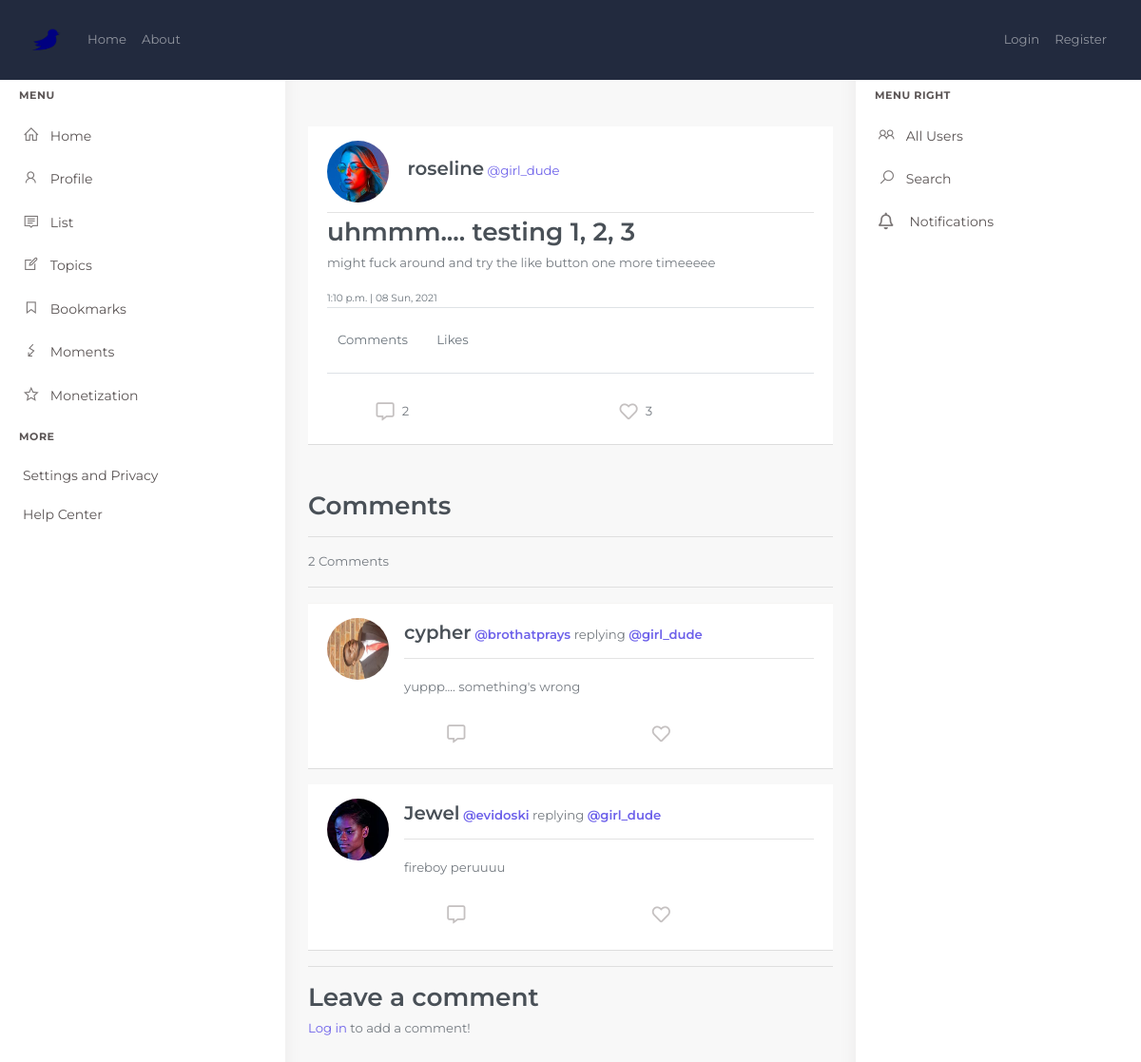
Screenshot of /post/15/ with the database file from the repository.
### blog/models.py (models this page shows, shortened)
class Post(models.Model):
    title = models.CharField(max_length=100)
    content = models.TextField()
    date_posted = models.DateTimeField(default=timezone.now)
    author = models.ForeignKey(User, on_delete=models.CASCADE)
    liked = models.ManyToManyField(Profile, blank=True, related_name='likes')
    objects = models.Manager()
    @property
    def number_of_comments(self):
        return Comment.objects.filter(post=self).count()
    @property
    def num_likes(self):
        return self.liked.all().count()

class Comment(models.Model):
    post = models.ForeignKey(Post, related_name='comments', on_delete=models.CASCADE)
    author = models.ForeignKey(User, on_delete=models.CASCADE)
    content = models.TextField()
    date_added= models.DateTimeField(auto_now_add=True)
    class Meta:
        ordering = ['date_added']

### users/models.py (models this page shows, shortened)
class Profile(models.Model):
    user = models.OneToOneField(User, on_delete=models.CASCADE)
    displayname = models.CharField('Name', default='', max_length=25, blank=True, null=True)
    slug = AutoSlugField(populate_from='user', null=True)
    bio = models.TextField(default='', blank=True, null=True)
    birthday = models.DateField('Birthday', blank=True, null=True)
    image = models.ImageField(default='default.png', upload_to='profile_pics', blank=True, null=True)
    coverimage = models.ImageField(default='default_cover.jpg', upload_to='cover_pics', blank=True, null=True)
    followers = models.ManyToManyField("Profile", blank=True)
    def get_absolute_url(self):
        return "/users/profile/{}".format(self.slug)

### blog/views.py (the view, shortened to what this page needs)
# urls.py: path('post/<int:pk>/', PostDetailView.as_view(), name='post-detail'),
class PostDetailView(DetailView):
    model = Post
    template_name = 'blog/post_detail.html'
    def get_context_data(self, *args, **kwargs):
        context = super().get_context_data(**kwargs)
        likers = Like.objects.filter(post=self.get_object())
        print(likers, "likers")
        context['liker'] = likers
        comments = Comment.objects.filter(post=self.get_object()).order_by('date_added')
        context['comments'] = comments
        return context

### blog/templates/blog/post_detail.html (shortened to what this page needs)
{% extends "blog/base.html" %}
    {% block content %}
    <div class="main-content detail">
      <div class="page-content post">
          <div class="container-fluid">
            <article class="media content-section detail-post">
                  <div class="media-body">
                    <div class="article-metadata">
                      <a href="{{ object.author.profile.get_absolute_url }}">
                        <img class="rounded-circle article-img" alt="{{ object.author }}" src="{{ object.author.profile.image.url }}" />
                      </a>
                      <span class="h4">{{ post.author.profile.displayname }}</span>
                      <a class="mr-2 username" href="{{object.author.profile.get_absolute_url}}"><span>@</span>{{ object.author }}</a>
                        <div class="dropdown float-right position-relative mt-2">
                          <a href="#" class="dropdown-toggle h4 text-muted" data-toggle="dropdown"
                              aria-expanded="false">
                              <i class="fas fa-ellipsis-v"></i>
                          </a>
                      </div>
                    </div>
                    <div class="border-bottom post_detail_section border-sm">
                      <h2 class="article-title">{{ object.title }}</h2>
                      <p class="article-content">{{ object.content }}</p>
                      <small class="text-muted post_detail_time">{{ object.date_posted|time }} <span>|</span> {{ object.date_posted|date:'m D, Y' }}</small>
                    </div>
                    {% if object.number_of_comments == 0 and object.num_likes == 0 %}
                      <div class="border-bottom d-none border-sm py-3 py-lg-4">
                        {% if object.number_of_comments == 0 %}
                          <a class="d-none text-white">{{ object.number_of_comments }} <span class="text-muted">Comment{{ object.number_of_comments|pluralize }}</span></a>
                        {% else %}
                          <a class="mr-3 text-white">{{ object.number_of_comments }} <span class="text-muted">Comment{{ object.number_of_comments|pluralize }}</span></a>
                        {% endif %}
                        {% if object.num_likes == 0 %}
                          <a href="" class="d-none text-white" data-toggle="modal" data-target="#likemodal">{{ object.num_likes }} <span class="text-muted"></span>Like{{ object.num_likes|pluralize }}</a>
                        {% else %}
                          <a href="" class="text-white" data-toggle="modal" data-target="#likemodal">{{ object.num_likes }} <span class="text-muted"></span>Like{{ object.num_likes|pluralize }}</a>
                        {% endif %}
                      </div>
                    {% else %}
                      <div class="border-bottom border-sm py-3 py-lg-4">
                        {% if object.number_of_comments == 0 %}
                          <a class="d-none text-white">{{ object.number_of_comments }} <span class="text-muted">Comment{{ object.number_of_comments|pluralize }}</span></a>
                        {% else %}
                          <a class="mr-3 text-white">{{ object.number_of_comments }} <span class="text-muted">Comment{{ object.number_of_comments|pluralize }}</span></a>
                        {% endif %}
                        {% if object.num_likes == 0 %}
                          <a href="" class="d-none text-white" data-toggle="modal" data-target="#likemodal">{{ object.num_likes }} <span class="text-muted">Like{{ object.num_likes|pluralize }}</span></a>
                        {% else %}
                          <a href="" class="text-white" data-toggle="modal" data-target="#likemodal">{{ object.num_likes }} <span class="text-muted">Like{{ object.num_likes|pluralize }}</span></a>
                        {% endif %}
                      </div>
                    {% endif %}
                      <div class="action-btns d-flex text-center justify-content-around align-items-center mx-auto" >
                        <a href="#comment" class="d-flex align-items-center btn">
                          <i class="far fa-comment-alt icons"></i><span class="ml-2">{{ object.number_of_comments }}</span>
                        </a>
                        <button class="btn">
                          <i class="fa fa-retweet icons"></i>
                        </button>
                        {% if user.is_authenticated %}
                          {% if object in user_liked_post %}
                            <form action="{% url 'like_post' %}" method="POST" id="{{object.id}}" class="like-form ">
                              {% csrf_token %}
                              <input type="hidden" name="post_id" value={{object.id}}>
                              <button type="submit" name="post_id" value="{{post.id}}" class="btn d-flex align-items-center like-btn{{object.id}}">
                                  <i class="fa fa-heart icons like-btn{{object.id}}" style="color: red;"></i><span class="ml-2 like-count{{object.id}}">{{ object.num_likes }}</span>
                              </button>
                            </form>
                          {% else %}
                            <form action="{% url 'like_post' %}" method="POST" id="{{object.id}}" class="like-form ">
                              {% csrf_token %}
                              <input type="hidden" name="post_id" value={{object.id}}>
                              <button type="submit" name="post_id" value="{{post.id}}" class="btn d-flex align-items-center like-btn{{object.id}}">
                                  <i class="far fa-heart icons like-btn{{object.id}}"></i><span class="ml-2 like-count{{object.id}}">{{ object.num_likes }}</span>
                              </button>
                            </form>
                          {% endif %}
                        {% else %}
                          <button name="post_id" value="{{post.id}}" class="btn d-flex align-items-center like-btn{{object.id}}">
                              <i class="far fa-heart icons like-btn{{object.id}}"></i><span class="ml-2 like-count{{object.id}}">{{ object.num_likes }}</span>
                          </button>
                        {% endif %}
                        <button class="btn" id="{{object.id}}" data-toggle="modal" data-target="#modal-{{object.id}}">
                          <i class="fas fa-share-alt icons "></i>
                        </button>
                      </div>
                  </div>
            </article>
            <div class="blog_comment">
              <h2 class="mt-5">Comments</h2>
              <hr>
              {% if not comments %}
                <h5>No comments yet</h5>
              {% else %}
                <p>{{ object.number_of_comments }} Comment{{ object.number_of_comments|pluralize }}</p>
                <hr>
                {% for comment in comments %}
                  <article class="media content-section mb-3">
                    <a href="{{ comment.author.profile.get_absolute_url }}" >
                          <img class="rounded-circle article-img" alt="{{ comment.author }}" src="{{ comment.author.profile.image.url }}" />
                        </a>
                    <div class="media-body">
                      <div class="article-metadata post-detail d-flex justify-content-between align-items-center">
                        <div class="">
                          <span class="h4">{{ comment.author.profile.displayname }}</span>
                          <a class="h6" href="{{ comment.author.profile.get_absolute_url }}"><span>@</span>{{ comment.author }}</a><br class="d-block d-lg-none">
                          replying <a class="mr-2 h6" href="{{object.author.profile.get_absolute_url}}"><span>@</span>{{ object.author }}</a>
                        </div>
                        <div class="dropdown float-right position-relative mt-2">
                          <a href="#" class="dropdown-toggle h4 text-muted " data-toggle="dropdown"
                              aria-expanded="false">
                              <i class="fas fa-ellipsis-v"></i>
                          </a>
                        </div>
                      </div>
                      <div class=" pt-3">
                        <p class="article-content">{{ comment.content|safe  }}</p>
                      </div>
                        <div class="action-btns d-flex text-center justify-content-around align-items-center mx-auto" >
                            <button class="btn">
                              <i class="far fa-comment-alt icons"></i>
                            </button>
                            <button class="btn">
                              <i class="fa fa-retweet icons"></i>
                            </button>
                            <button class="btn">
                              <i class="far fa-heart icons"></i>
                            </button>
                            <button class="btn" id="{{comment.id}}" data-toggle="modal" data-target="#sharemodal-{{comment.id}}">
                              <i class="fas fa-share-alt icons "></i>
                            </button>
                        </div>
                    </div>
                  </article>
                {% endfor %}
              {% endif %}
            </div>
            <hr>
            <div class="post-comment" id="comment">
              <h2>Leave a comment</h2>
              {% if user.is_authenticated %}
                <form method="POST">
                  {% csrf_token %}
                  <div class="form-group">
                    {{ comment_form }}
                  </div>
                  <button class="btn btn-dark">Post</button>
                </form>
              {% else %}
                <p><a href="{% url 'login' %}">Log in</a> to add a comment!</p>
              {% endif %}
            </div>
          </div>
      </div>
    </div>
{% endblock content %}

### blog/static/blog/main.css (style rules this page uses)
body { background: #fafafa; color: #333333; margin-top: 5rem; }
h1, h2, h3, h4, h5, h6 { color: #444444; }
.content-section { background: #ffffff; padding: 10px 20px; border: 1px solid #dddddd; border-radius: 3px; margin-bottom: 20px; }
.article-title { color: #444444; }
.article-content { white-space: pre-line; }
.article-img { height: 65px; width: 65px; margin-right: 16px; }
.article-metadata { padding-bottom: 10px; margin-bottom: 4px; border-bottom: 1px solid #e3e3e3 }

### blog/templates/blog/base.html (style rules this page uses)
.dropdown .fas.fa-ellipsis-v, .kt-portlet__head-toolbar .fas.fa-ellipsis-v, .kt-portlet__head-toolbar .fas.fa-ellipsis-h { font-size: 14px; color: #777; }
.post-detail .h6 { color: #6d61ea; transition: all .4s; }
.article-metadata { padding-bottom: 10px; }
.page-content { padding: calc(25px + 24px) calc(24px / 2) 70px calc(24px / 2); }
.icons { color: rgb(197, 193, 193); }
.content-section { box-shadow: none; margin-bottom: 25px }
.main-content { margin-left: 300px; margin-right: 300px; overflow: hidden; }
.action-btns i { font-size: 1.2rem; }
.action-btns { margin-top: 20px; }
.content-section { background: #ffffff; padding: 15px 20px; border-top: 0px solid #dddddd; border-bottom: 0.5px solid #dddddd; border-right: 0px solid #dddddd; border-left: 0px solid #dddddd; border-radius: 0px; margin-bottom: 20px; }
.article-title { color: #495057; }
.article-content { color: #747a80; }

### rows the page displays
Post: author.profile.image (picture), author.profile.displayname "roseline", author "girl_dude", title "uhmmm.... testing 1, 2, 3", content "might fuck around and try the like button one more timeeeee", date_posted "1:10 p.m.", date_posted "08 Sun, 2021", number_of_comments "2", num_likes "3"
Comment: author.profile.image (picture), author.profile.displayname "cypher", author "brothatprays", content "yuppp.... something's wrong"
Comment: author.profile.image (picture), author.profile.displayname "Jewel", author "evidoski", content "fireboy peruuuu"
